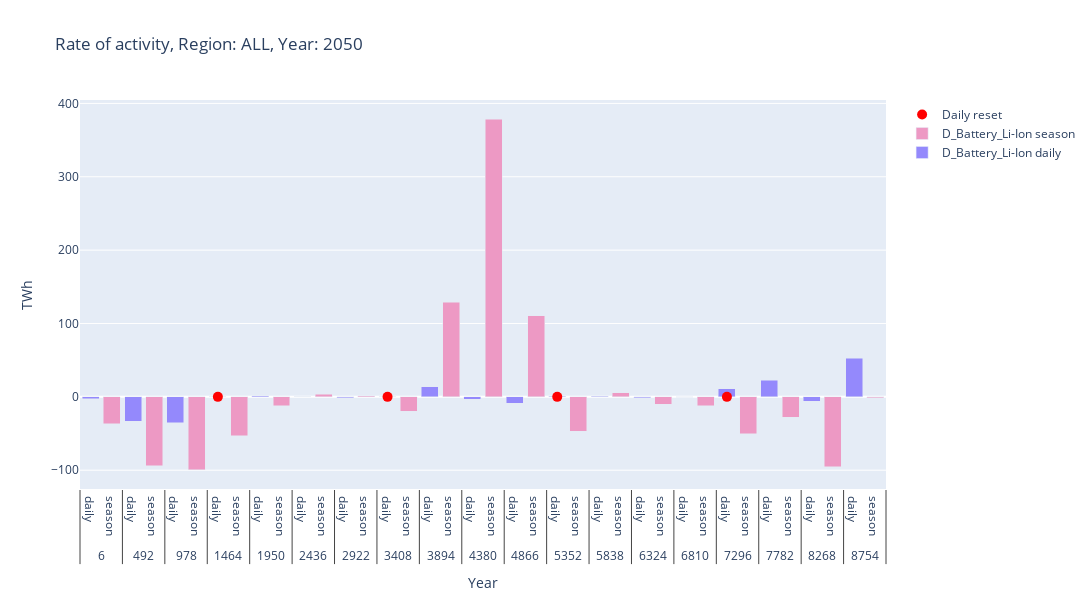

The code cell stored with this chart in its notebook:
### Code cell
#for tech in techs_over_zero_capacity:
#    hourly_rate_of_activity_fig(tech, REGION, YEAR, DAILY_DATA, SEASON_DATA, write_fig=WRITE_FIGS).show()

hourly_rate_of_activity_fig("D_Battery_Li-Ion", REGION, YEAR, DAILY_DATA, SEASON_DATA, write_fig=WRITE_FIGS).show()

### Figure 1 — Plotly figure (JSON) as saved in the notebook; plotly's stock layout.template omitted (floating-point values rounded to 4 significant figures)
{"data": [{"marker": {"color": "#9489fc"}, "name": "D_Battery_Li-Ion daily", "showlegend": true, "type": "bar", "x": [["6", "492", "978", "1464", "1950", "2436", "2922", "3408", "3894", "4380", "4866", "5352", "5838", "6324", "6810", "7296", "7782", "8268", "8754"], ["daily", "daily", "daily", "daily", "daily", "daily", "daily", "daily", "daily", "daily", "daily", "daily", "daily", "daily", "daily", "daily", "daily", "daily", "daily"]], "y": [-2.386, -33.25, -35.35, 0.1102, 1.565, -0.2047, -1.296, 0.06749, 13.9, -3.217, -8.482, 0.5885, 0.8925, -0.921, -0.3939, 10.97, 22.33, -5.671, 52.74]}, {"marker": {"color": "#ed99c4"}, "name": "D_Battery_Li-Ion season", "showlegend": true, "type": "bar", "x": [["6", "492", "978", "1464", "1950", "2436", "2922", "3408", "3894", "4380", "4866", "5352", "5838", "6324", "6810", "7296", "7782", "8268", "8754"], ["season", "season", "season", "season", "season", "season", "season", "season", "season", "season", "season", "season", "season", "season", "season", "season", "season", "season", "season"]], "y": [-36.96, -93.75, -99.13, -53.02, -12.11, 3.314, 1.228, -19.57, 129.2, 378.2, 110.8, -46.67, 5.318, -10.35, -11.98, -50.26, -27.6, -95.32, -1.307]}, {"marker": {"color": "red", "size": 10}, "mode": "markers", "name": "Daily reset", "showlegend": true, "type": "scatter", "x": [[1464], ["daily"]], "y": [0]}, {"marker": {"color": "red", "size": 10}, "mode": "markers", "name": "Daily reset", "showlegend": false, "type": "scatter", "x": [[3408], ["daily"]], "y": [0]}, {"marker": {"color": "red", "size": 10}, "mode": "markers", "name": "Daily reset", "showlegend": false, "type": "scatter", "x": [[5352], ["daily"]], "y": [0]}, {"marker": {"color": "red", "size": 10}, "mode": "markers", "name": "Daily reset", "showlegend": false, "type": "scatter", "x": [[7296], ["daily"]], "y": [0]}], "layout": {"barmode": "stack", "height": 600, "title": {"text": "Rate of activity, Region: ALL, Year: 2050"}, "width": 1200, "xaxis": {"title": {"text": "Year"}}, "yaxis": {"title": {"text": "TWh"}}}}
